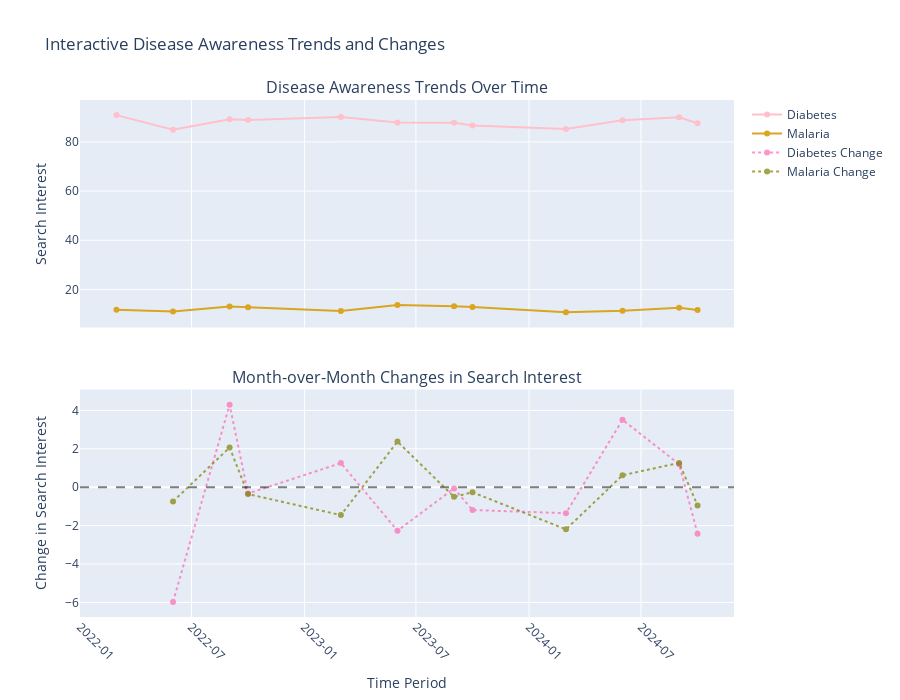

This figure's notebook cell:
### Markdown cell above
## 4. Public Health Insights

### A. Awareness Campaign Effectiveness
Monitor the impact of public health campaigns on search behavior.

### Code cell
# # Analyze awareness patterns
# plt.figure(figsize=(12, 8))

# # Subplot 1: Raw trends
# plt.subplot(2, 1, 1)
# plt.plot(trends_data['Month'], trends_data['diabetes_trend'], 
#          label='Diabetes', linewidth=2)
# plt.plot(trends_data['Month'], trends_data['malaria_trend'], 
#          label='Malaria', linewidth=2)
# plt.title('Disease Awareness Trends Over Time')
# plt.ylabel('Search Interest')
# plt.legend()
# plt.grid(True, alpha=0.3)

# # Subplot 2: Trend changes
# plt.subplot(2, 1, 2)
# plt.plot(trends_data['Month'], trends_data['diabetes_change'], 
#          label='Diabetes Change', alpha=0.7)
# plt.plot(trends_data['Month'], trends_data['malaria_change'], 
#          label='Malaria Change', alpha=0.7)
# plt.axhline(y=0, color='black', linestyle='--', alpha=0.5)
# plt.title('Month-over-Month Changes in Search Interest')
# plt.ylabel('Change in Search Interest')
# plt.xlabel('Time Period')
# plt.legend()
# plt.grid(True, alpha=0.3)

# plt.tight_layout()
# plt.show()

import plotly.graph_objects as go
from plotly.subplots import make_subplots

# Create subplots: 2 rows, 1 column
fig = make_subplots(
    rows=2, cols=1,
    shared_xaxes=True,
    vertical_spacing=0.12,
    subplot_titles=(
        "Disease Awareness Trends Over Time",
        "Month-over-Month Changes in Search Interest"
    )
)

# Subplot 1: Raw trends
fig.add_trace(
    go.Scatter(
        x=trends_data['Month'], y=trends_data['diabetes_trend'],
        mode='lines+markers', name='Diabetes', line=dict(width=2, color='pink')
    ),
    row=1, col=1
)
fig.add_trace(
    go.Scatter(
        x=trends_data['Month'], y=trends_data['malaria_trend'],
        mode='lines+markers', name='Malaria', line=dict(width=2, color='goldenrod')
    ),
    row=1, col=1
)

# Subplot 2: Trend changes
fig.add_trace(
    go.Scatter(
        x=trends_data['Month'], y=trends_data['diabetes_change'],
        mode='lines+markers', name='Diabetes Change', line=dict(dash='dot', color='hotpink'), opacity=0.7
    ),
    row=2, col=1
)
fig.add_trace(
    go.Scatter(
        x=trends_data['Month'], y=trends_data['malaria_change'],
        mode='lines+markers', name='Malaria Change', line=dict(dash='dot', color='olive'), opacity=0.7
    ),
    row=2, col=1
)
# Add horizontal line at y=0 in subplot 2
fig.add_hline(y=0, line_dash="dash", line_color="black", row=2, col=1, opacity=0.5)

# Update layout
fig.update_layout(
    height=700,
    title_text="Interactive Disease Awareness Trends and Changes",
    showlegend=True
)
fig.update_xaxes(title_text="Time Period", row=2, col=1, tickformat='%Y-%m', tickangle=45)
fig.update_yaxes(title_text="Search Interest", row=1, col=1)
fig.update_yaxes(title_text="Change in Search Interest", row=2, col=1)

fig.show()

### Figure 1 — Plotly figure (JSON) as saved in the notebook; plotly's stock layout.template omitted (floating-point values rounded to 4 significant figures)
{"data": [{"line": {"color": "pink", "width": 2}, "mode": "lines+markers", "name": "Diabetes", "type": "scatter", "x": ["2022-03-01T00:00:00.000000000", "2022-06-01T00:00:00.000000000", "2022-09-01T00:00:00.000000000", "2022-10-01T00:00:00.000000000", "2023-03-01T00:00:00.000000000", "2023-06-01T00:00:00.000000000", "2023-09-01T00:00:00.000000000", "2023-10-01T00:00:00.000000000", "2024-03-01T00:00:00.000000000", "2024-06-01T00:00:00.000000000", "2024-09-01T00:00:00.000000000", "2024-10-01T00:00:00.000000000"], "xaxis": "x", "y": [90.87, 84.9, 89.2, 88.87, 90.13, 87.87, 87.8, 86.61, 85.26, 88.77, 89.97, 87.55], "yaxis": "y"}, {"line": {"color": "goldenrod", "width": 2}, "mode": "lines+markers", "name": "Malaria", "type": "scatter", "x": ["2022-03-01T00:00:00.000000000", "2022-06-01T00:00:00.000000000", "2022-09-01T00:00:00.000000000", "2022-10-01T00:00:00.000000000", "2023-03-01T00:00:00.000000000", "2023-06-01T00:00:00.000000000", "2023-09-01T00:00:00.000000000", "2023-10-01T00:00:00.000000000", "2024-03-01T00:00:00.000000000", "2024-06-01T00:00:00.000000000", "2024-09-01T00:00:00.000000000", "2024-10-01T00:00:00.000000000"], "xaxis": "x", "y": [11.74, 11.0, 13.07, 12.71, 11.26, 13.63, 13.13, 12.87, 10.68, 11.3, 12.57, 11.61], "yaxis": "y"}, {"line": {"color": "hotpink", "dash": "dot"}, "mode": "lines+markers", "name": "Diabetes Change", "opacity": 0.7, "type": "scatter", "x": ["2022-03-01T00:00:00.000000000", "2022-06-01T00:00:00.000000000", "2022-09-01T00:00:00.000000000", "2022-10-01T00:00:00.000000000", "2023-03-01T00:00:00.000000000", "2023-06-01T00:00:00.000000000", "2023-09-01T00:00:00.000000000", "2023-10-01T00:00:00.000000000", "2024-03-01T00:00:00.000000000", "2024-06-01T00:00:00.000000000", "2024-09-01T00:00:00.000000000", "2024-10-01T00:00:00.000000000"], "xaxis": "x2", "y": [NaN, -5.971, 4.3, -0.329, 1.258, -2.262, -0.06667, -1.187, -1.355, 3.509, 1.2, -2.418], "yaxis": "y2"}, {"line": {"color": "olive", "dash": "dot"}, "mode": "lines+markers", "name": "Malaria Change", "opacity": 0.7, "type": "scatter", "x": ["2022-03-01T00:00:00.000000000", "2022-06-01T00:00:00.000000000", "2022-09-01T00:00:00.000000000", "2022-10-01T00:00:00.000000000", "2023-03-01T00:00:00.000000000", "2023-06-01T00:00:00.000000000", "2023-09-01T00:00:00.000000000", "2023-10-01T00:00:00.000000000", "2024-03-01T00:00:00.000000000", "2024-06-01T00:00:00.000000000", "2024-09-01T00:00:00.000000000", "2024-10-01T00:00:00.000000000"], "xaxis": "x2", "y": [NaN, -0.7419, 2.067, -0.357, -1.452, 2.375, -0.5, -0.2624, -2.194, 0.6226, 1.267, -0.9538], "yaxis": "y2"}], "layout": {"annotations": [{"font": {"size": 16}, "showarrow": false, "text": "Disease Awareness Trends Over Time", "x": 0.5, "xanchor": "center", "xref": "paper", "y": 1, "yanchor": "bottom", "yref": "paper"}, {"font": {"size": 16}, "showarrow": false, "text": "Month-over-Month Changes in Search Interest", "x": 0.5, "xanchor": "center", "xref": "paper", "y": 0.44, "yanchor": "bottom", "yref": "paper"}], "height": 700, "shapes": [{"line": {"color": "black", "dash": "dash"}, "opacity": 0.5, "type": "line", "x0": 0, "x1": 1, "xref": "x2 domain", "y0": 0, "y1": 0, "yref": "y2"}], "showlegend": true, "title": {"text": "Interactive Disease Awareness Trends and Changes"}, "xaxis": {"anchor": "y", "domain": [0, 1], "matches": "x2", "showticklabels": false}, "xaxis2": {"anchor": "y2", "domain": [0, 1], "tickangle": 45, "tickformat": "%Y-%m", "title": {"text": "Time Period"}}, "yaxis": {"anchor": "x", "domain": [0.56, 1], "title": {"text": "Search Interest"}}, "yaxis2": {"anchor": "x2", "domain": [0, 0.44], "title": {"text": "Change in Search Interest"}}}}
